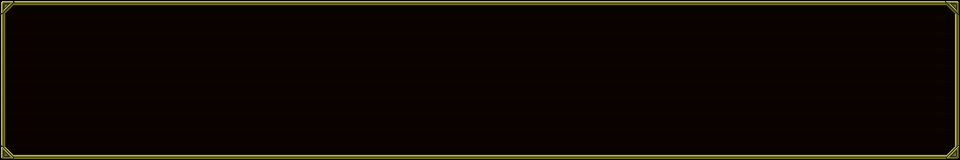

Below is a game level as drawn by its tile map, then a one-line description and the .tmx that defines it (tile-layer data replaced by summaries):
An orthogonal 60x10 tile map with 16x16 px tiles, 2 tile layers (behind, bront).

<map version="1.0" orientation="orthogonal" width="60" height="10" tilewidth="16" tileheight="16">
 <tileset firstgid="1" name="Window_a_00" tilewidth="16" tileheight="16">
  <image source="Window_a_00.png" width="128" height="128" />
 </tileset>
 <layer name="behind" width="60" height="10" opacity="0.53">
  <data>[600 cells, 600 non-empty, 1 distinct tile ids]</data>
 </layer>
 <layer name="bront" width="60" height="10">
  <data>[600 cells, 136 non-empty, 8 distinct tile ids]</data>
 </layer>
</map>
